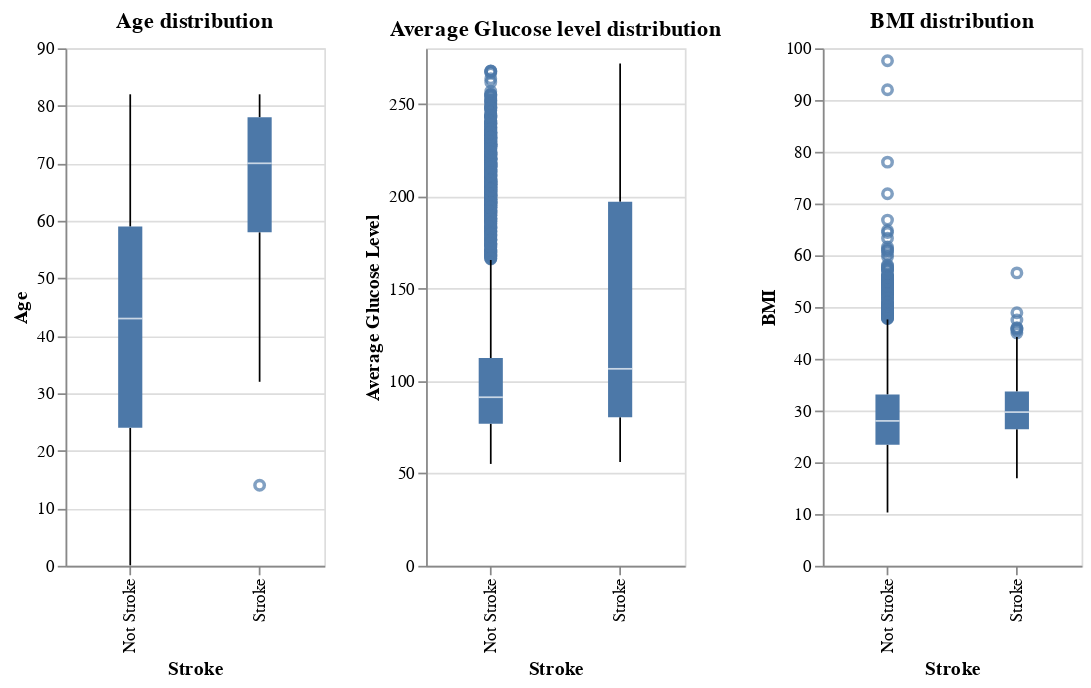

The notebook cell saved with this chart:
### Code cell
# sets the stroke label
df['stroke_label'] = df['stroke'].apply(lambda x: 'Stroke' if x == 1 else 'Not Stroke')

# xox plot for age distribution by gender
box_plot_age = alt.Chart(df).mark_boxplot().encode(
    y= alt.Y('age:Q', title = 'Age'),
    x=alt.X('stroke_label:N', title = 'Stroke'),
).properties(
    width=150,
    height=300,
    title = 'Age distribution'
)

# represents the boxplot for average glucose leve

box_plot_avg = alt.Chart(df).mark_boxplot().encode(
    y= alt.Y('avg_glucose_level:Q', title = 'Average Glucose Level'),
    x=alt.X('stroke_label:N', title = 'Stroke'),
).properties(
    width=150,
    height=300,
    title = 'Average Glucose level distribution'
)

# represents the boxplot for BMI
box_plot_bmi = alt.Chart(df).mark_boxplot().encode(
    y= alt.Y('bmi:Q', title = 'BMI'),
    x=alt.X('stroke_label:N', title = 'Stroke'),
).properties(
    width=150,
    height=300,
    title = 'BMI distribution'
)

# combine box plots together
combined_chart = box_plot_age | box_plot_avg | box_plot_bmi
combined_chart

### Figure 1 — Vega-Lite specification as saved in the notebook (floating-point values rounded to 4 significant figures; data arrays with more than 128 entries replaced by an {"elided": "..."} marker saying what was removed)
{"config": {"view": {"continuousWidth": 300, "continuousHeight": 300}}, "hconcat": [{"mark": {"type": "boxplot"}, "encoding": {"x": {"field": "stroke_label", "title": "Stroke", "type": "nominal"}, "y": {"field": "age", "title": "Age", "type": "quantitative"}}, "height": 300, "title": "Age distribution", "width": 150}, {"mark": {"type": "boxplot"}, "encoding": {"x": {"field": "stroke_label", "title": "Stroke", "type": "nominal"}, "y": {"field": "avg_glucose_level", "title": "Average Glucose Level", "type": "quantitative"}}, "height": 300, "title": "Average Glucose level distribution", "width": 150}, {"mark": {"type": "boxplot"}, "encoding": {"x": {"field": "stroke_label", "title": "Stroke", "type": "nominal"}, "y": {"field": "bmi", "title": "BMI", "type": "quantitative"}}, "height": 300, "title": "BMI distribution", "width": 150}], "data": {"name": "data-8bf971c82f9e9671fa507adf87db4ade"}, "$schema": "https://vega.github.io/schema/vega-lite/v5.16.3.json", "datasets": {"data-8bf971c82f9e9671fa507adf87db4ade": {"elided": "4909 records"}}}
